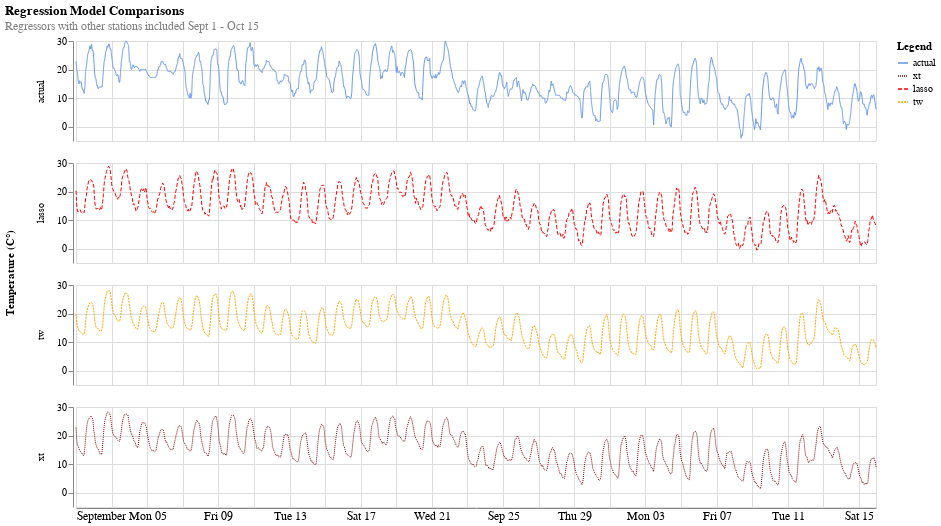

Here is the notebook cell this chart was saved with:
### Code cell
domain = ['actual','xt','lasso','tw']
range_ = ['cornflowerblue', 'darkred', 'red','orange' ]

alt.Chart(res[['time','actual','xt','lasso','tw']].melt(id_vars='time')).mark_line(size=1).encode(
    x=alt.X('time:T', axis=alt.Axis(tickSize=0, labelFontSize=12),title=None),
    y=alt.Y('value:Q',title=None),
    color=alt.Color('variable:N', 
                    legend=alt.Legend(title='Legend'),
                    scale=alt.Scale(domain=domain, range=range_)),
    strokeDash=alt.StrokeDash('variable',legend=None),
    row=alt.Row('variable:N',title='Temperature (C°)')
).properties(
    height=100,
    width=800,
    title={
      "text": ['Regression Model Comparisons'], 
      "subtitle": ["Regressors with other stations included Sept 1 - Oct 15"],
      "color": "black",
      "subtitleColor": "gray"
    }
)

### Figure 1 — Vega-Lite specification as saved in the notebook (floating-point values rounded to 4 significant figures; data arrays with more than 128 entries replaced by an {"elided": "..."} marker saying what was removed)
{"config": {"view": {"continuousWidth": 400, "continuousHeight": 300}}, "data": {"name": "data-559de8ae6f56417c69ae2282832e9526"}, "mark": {"type": "line", "size": 1}, "encoding": {"color": {"field": "variable", "legend": {"title": "Legend"}, "scale": {"domain": ["actual", "xt", "lasso", "tw"], "range": ["cornflowerblue", "darkred", "red", "orange"]}, "type": "nominal"}, "row": {"field": "variable", "title": "Temperature (C°)", "type": "nominal"}, "strokeDash": {"field": "variable", "legend": null, "type": "nominal"}, "x": {"axis": {"labelFontSize": 12, "tickSize": 0}, "field": "time", "title": null, "type": "temporal"}, "y": {"field": "value", "title": null, "type": "quantitative"}}, "height": 100, "title": {"text": ["Regression Model Comparisons"], "subtitle": ["Regressors with other stations included Sept 1 - Oct 15"], "color": "black", "subtitleColor": "gray"}, "width": 800, "$schema": "https://vega.github.io/schema/vega-lite/v4.17.0.json", "datasets": {"data-559de8ae6f56417c69ae2282832e9526": {"elided": "4320 records"}}}
